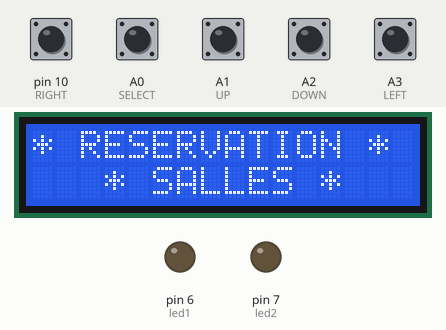
Recording of a sketch running on a simulated Arduino Uno, built with avr-gcc and run on an emulated ATmega328P. On the bench: 16×2 character LCD, output pins drawn as LEDs (lit = HIGH). The inputs (shaded band) are chosen by the test bench; at power-on: A0 (SELECT), A1 (UP), A2 (DOWN), A3 (LEFT), pin 10 (RIGHT) HIGH. What the sketch prints to the serial monitor is not drawn.

Above: at 3.2 s.
3.3 s: A3 (LEFT) pulled LOW for 1 s
At 5.2 s:
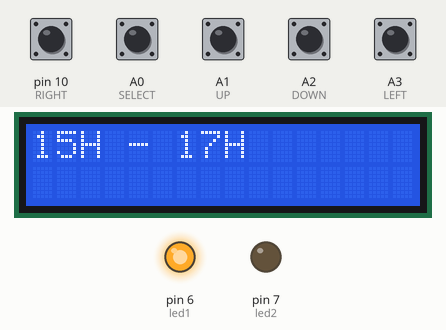
5.8 s: A0 (SELECT) pulled LOW for 0.15 s
At 6.6 s:
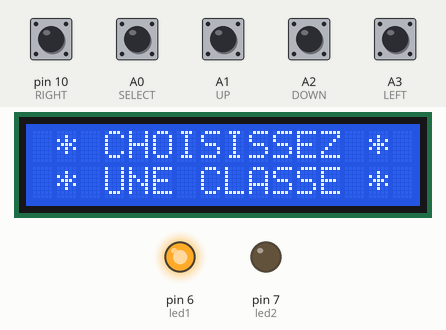
8.9 s: pin 10 (RIGHT) pulled LOW for 1 s
At 10.1 s:
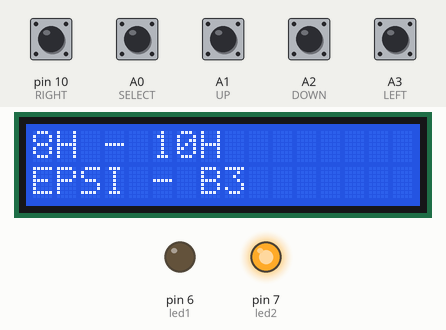
11.4 s: A0 (SELECT) pulled LOW for 1 s
At 12.1 s:
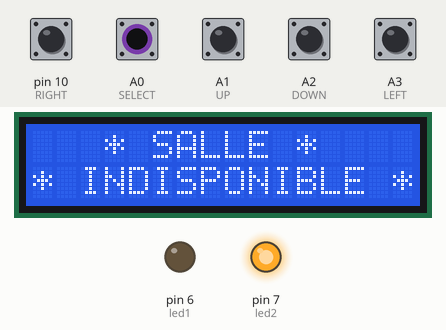
14.9 s: A1 (UP) pulled LOW for 0.15 s
At 15.2 s:
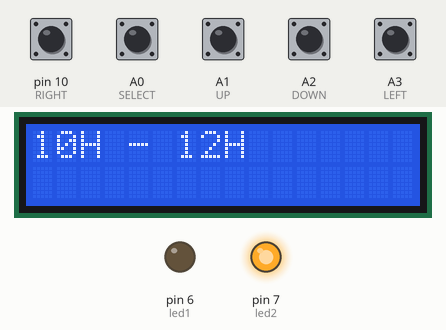
16.5 s: A2 (DOWN) pulled LOW for 1 s
At 16.63 s:
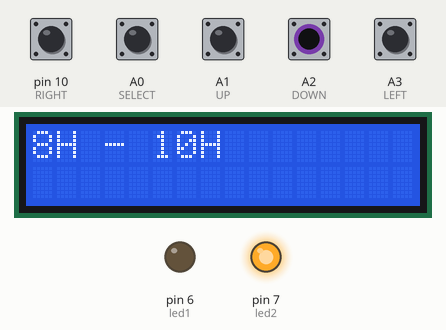
Timing chart, 0 to 19.5 s (numbered marks = the images above; inputs shaded):
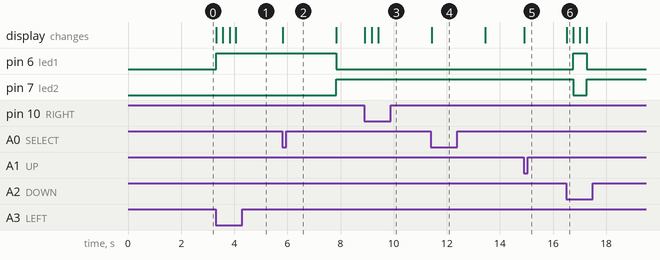

The sketch:

code.ino
```cpp
#include <LiquidCrystal_I2C.h>
#include <Wire.h>
LiquidCrystal_I2C lcd(0x27, 16, 2);// adressage carte.
int led1 = 6;
int led2 = 7;
int horaire3 = 0;
int horaire4 = 0;

int unsigned Menu = 0;
int unsigned SousMenu = 0 ;

double DelaiON;
double DelaiOFF;
double Tempo = millis();

double DelaiON2;
double DelaiOFF2;
double Tempo2 = millis();

int Clignote1 = 0;
int Clignote2 = 0;

int SELECT = A0;
int UP = A1;
int DOWN = A2;
int LEFT = A3;
int RIGHT = 10;
typedef struct {
  String Menu;
}

TypeMenu;
TypeMenu NumMenu[100];

void Initialisation() {
  NumMenu[10] = (TypeMenu) {
    "8H - 10H"
  };
    NumMenu[11] = (TypeMenu) {
      "EPSI - B1"
    };
    NumMenu[12] = (TypeMenu) {
      "EPSI - B2"
    };
    NumMenu[13] = (TypeMenu) {
      "EPSI - B3"
    };
  NumMenu[20] = (TypeMenu) {
    "10H - 12H"
  };
    NumMenu[21] = (TypeMenu) {
      "EPSI - B1"
    };
    NumMenu[22] = (TypeMenu) {
      "EPSI - B2"
    };
    NumMenu[23] = (TypeMenu) {
      "EPSI - B3"
    };
  NumMenu[30] = (TypeMenu) {
    "13H - 15H"
  };
    NumMenu[31] = (TypeMenu) {
      "EPSI - B1"
    };
    NumMenu[32] = (TypeMenu) {
      "EPSI - B2"
    };
    NumMenu[33] = (TypeMenu) {
      "EPSI - B3"
    };

    NumMenu[40] = (TypeMenu) {
    "15H - 17H"
  };
    NumMenu[41] = (TypeMenu) {
      "EPSI - B1"
    };
    NumMenu[42] = (TypeMenu) {
      "EPSI - B2"
    };
    NumMenu[43] = (TypeMenu) {
      "EPSI - B3"
    };
}
void setup() {
  pinMode(led1, OUTPUT);
  pinMode(led2, OUTPUT);
  Serial.begin(9600);
  Initialisation();
  lcd.init();
  lcd.backlight();
  lcd.setCursor(0, 0);
  lcd.print("* RESERVATION * ");
  lcd.setCursor(0, 1);
  lcd.print("   * SALLES *   ");
  delay(2000);
  pinMode(SELECT, INPUT_PULLUP);
  pinMode(UP, INPUT_PULLUP);
  pinMode(DOWN, INPUT_PULLUP);
  pinMode(LEFT, INPUT_PULLUP);
  pinMode(RIGHT, INPUT_PULLUP);
}
void loop() {
  Boutons();
}
void Boutons() {
  if ( millis() > Tempo ) {
    if (digitalRead(LEFT) == LOW) {
      Serial.print("LEFT");
      SousMenu--;
      Tempo = millis() + 250;
      AfficheMenu();
    } else if (digitalRead(DOWN) == LOW) {
      Serial.print("DOWN");
      Menu = Menu - 10;
      Tempo = millis() + 250;
      SousMenu = 0 ;
      AfficheMenu();
    } else if (digitalRead(UP) == LOW) {
      Serial.print("UP");
      Menu = Menu + 10;
      Tempo = millis() + 250;
      SousMenu = 0;
      AfficheMenu();
    } else if (digitalRead(RIGHT) == LOW) {
      Serial.print("RIGHT");
      SousMenu++;
      Tempo = millis() + 250;
      AfficheMenu();
    } else if (digitalRead(SELECT) == LOW) {
      Serial.print("SELECT");
      Tempo = millis() + 750;
      if(SousMenu > 0 && digitalRead(led1) == HIGH) {//réservable
        digitalWrite(led2 , HIGH);
        digitalWrite(led1 , LOW);
        if(Menu == 30)
        {
          horaire3 = 1;
        }
        if(Menu == 40)
        {
          horaire4 = 1;
        }
        lcd.clear();
        lcd.setCursor(0, 0);
        lcd.print("   * SALLE *   ");
        lcd.setCursor(0, 1);
        lcd.print(" * RESERVEE * ");
      } else if (SousMenu == 0) {
          lcd.clear();
          lcd.setCursor(0, 0);
          lcd.print(" * CHOISISSEZ * ");
          lcd.setCursor(0, 1);
          lcd.print(" * UNE CLASSE *");
        } else {
          lcd.clear();
          lcd.setCursor(0, 0);
          lcd.print("   * SALLE *   ");
          lcd.setCursor(0, 1);
          lcd.print("* INDISPONIBLE *");
        }
        delay(2000);
        lcd.clear();
        Menu = 10;
        AfficheMenu();
    }
  }
}
void AfficheMenu() {
  if (Menu == 0 ) {
    Menu = 40;
  }
  if (Menu == 50 || Menu == 65526) {
    Menu = 10;
  }
  lcd.clear();
  lcd.setCursor(0, 0);
  lcd.print(NumMenu[Menu].Menu);
  lcd.setCursor(0, 1);
  if ( SousMenu < 0 ) {
    SousMenu = 3;
  }
  if (NumMenu[Menu + SousMenu].Menu == "") {
    SousMenu = 3;
  }
  if (Menu + SousMenu > Menu) {
    lcd.print(NumMenu[Menu + SousMenu].Menu);
  }
  if (Menu == 10 || Menu == 20 || (Menu == 30 && horaire3 == 1) || (Menu == 40 && horaire4 == 1)) {
    digitalWrite(led2 , HIGH);
    digitalWrite(led1 , LOW);
  }
  else{
    digitalWrite(led1 , HIGH);
    digitalWrite(led2 , LOW);
  }
  Serial.print(Menu);
  Serial.print(SousMenu);
}
```

Measured:
- after the input at 3.3 s, pin 6 (led1): LOW → HIGH at once; the display: first changes at once (image 1 shows a later state)
- after the input at 5.8 s, pin 6 (led1): HIGH → LOW after 2.0 s; pin 7 (led2): LOW → HIGH after 2.0 s; the display: changes at once (image 2)
- after the input at 8.9 s, the display: first changes at once (image 3 shows a later state)
- after the input at 11.4 s, the display: changes at once (image 4)
- after the input at 14.9 s, the display: changes at once (image 5)
- after the input at 16.5 s, pin 6 (led1): LOW → HIGH after 0.26 s, → LOW 0.50 s later; pin 7 (led2): HIGH → LOW after 0.26 s, → HIGH 0.50 s later; the display: changes at once (image 6)
